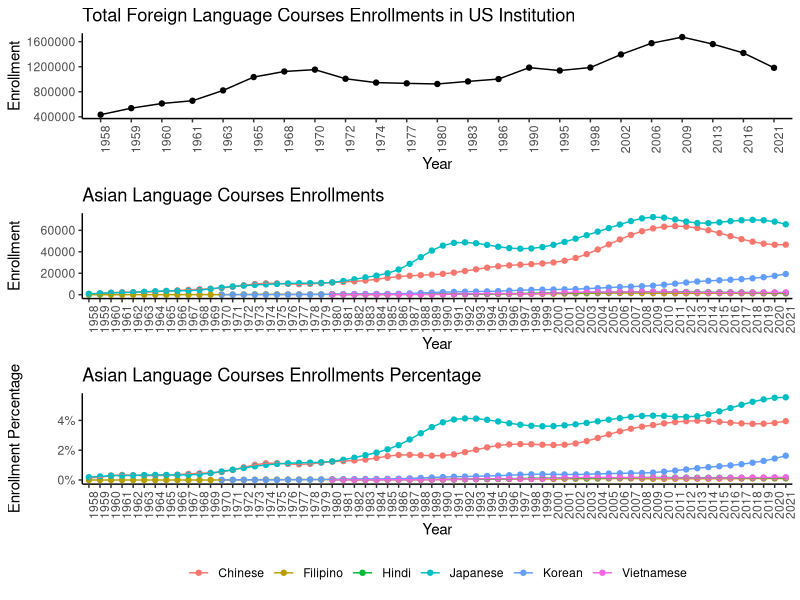
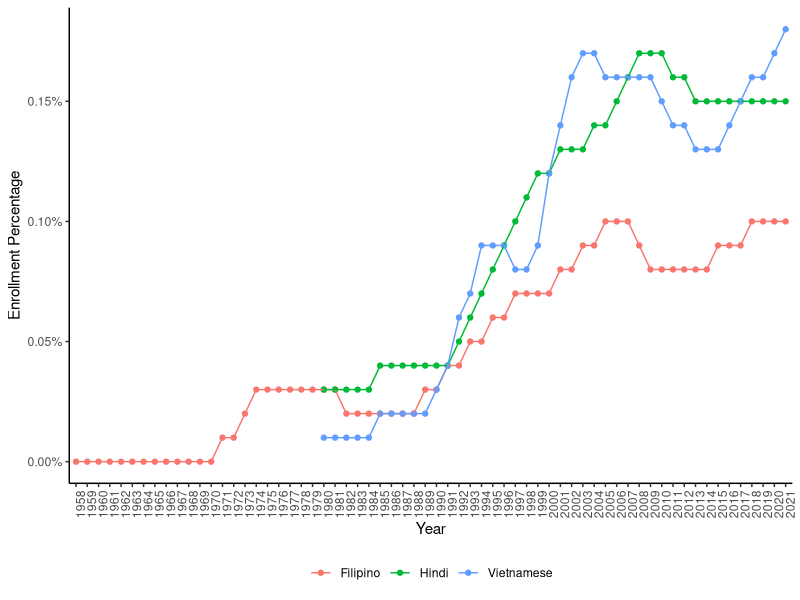
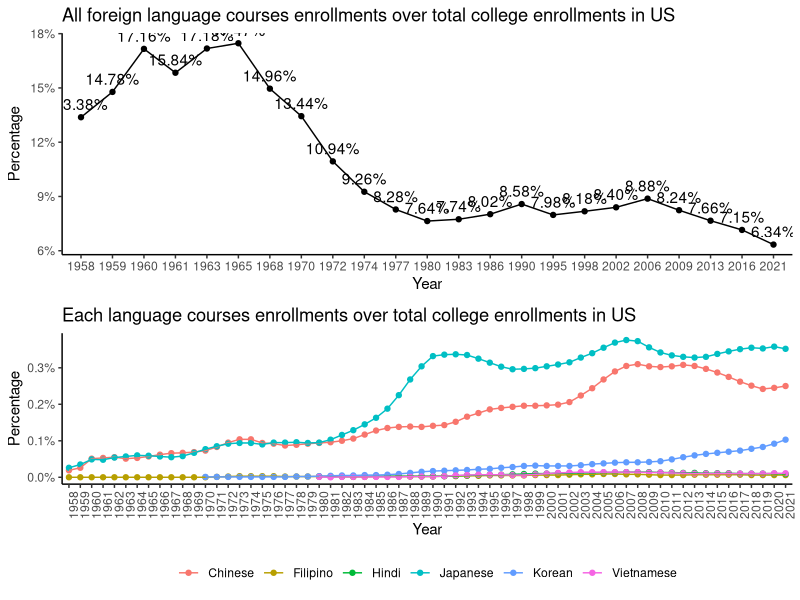
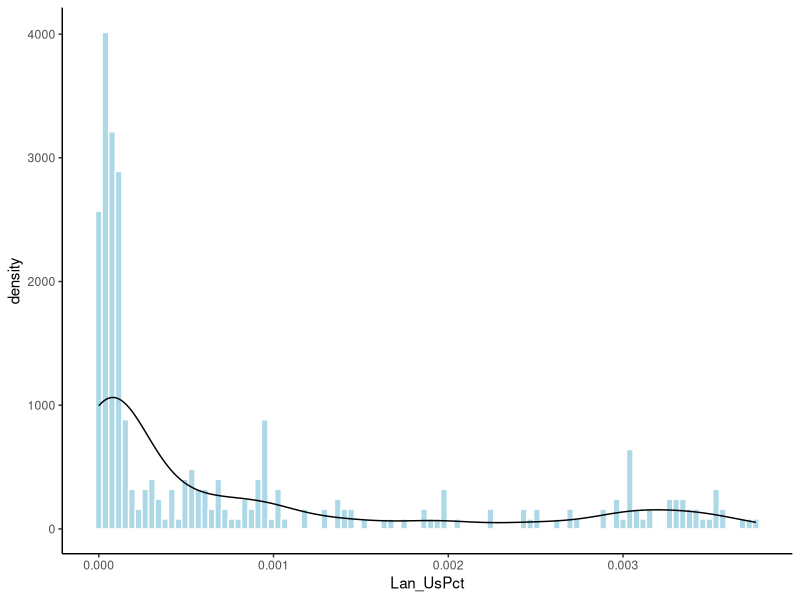
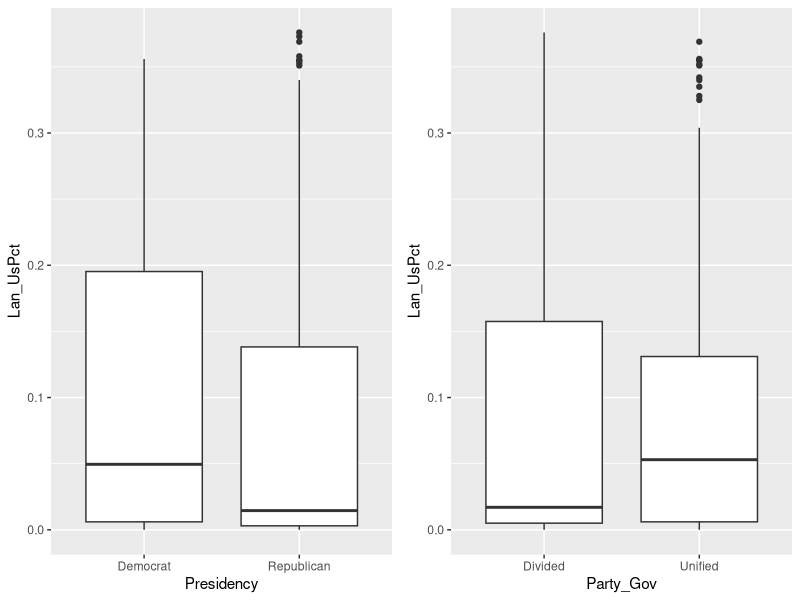
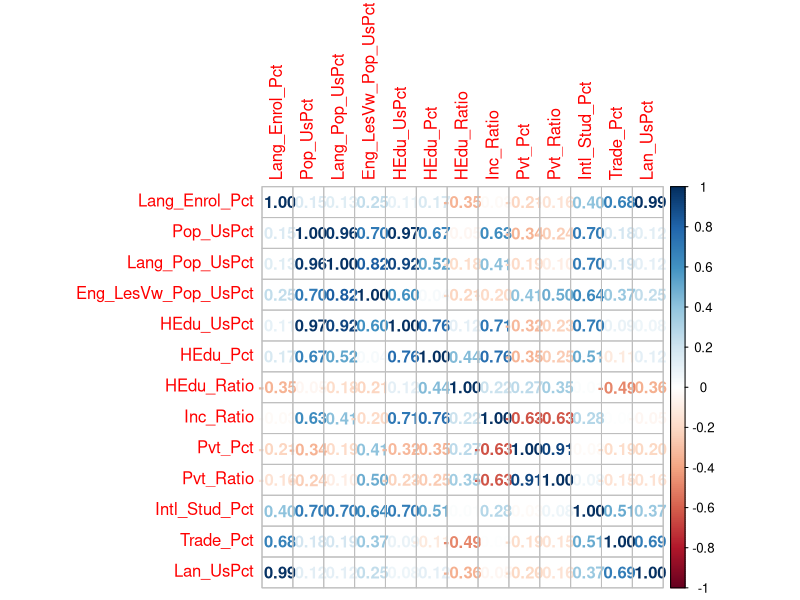
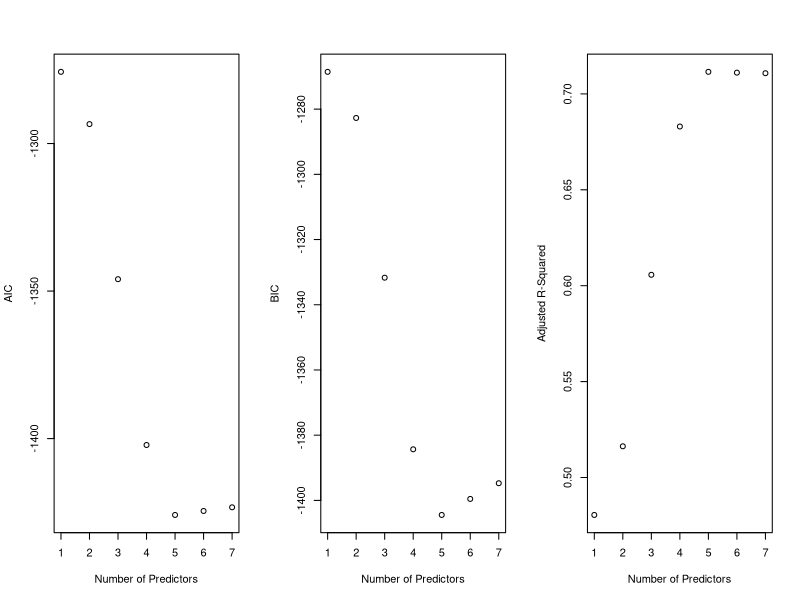
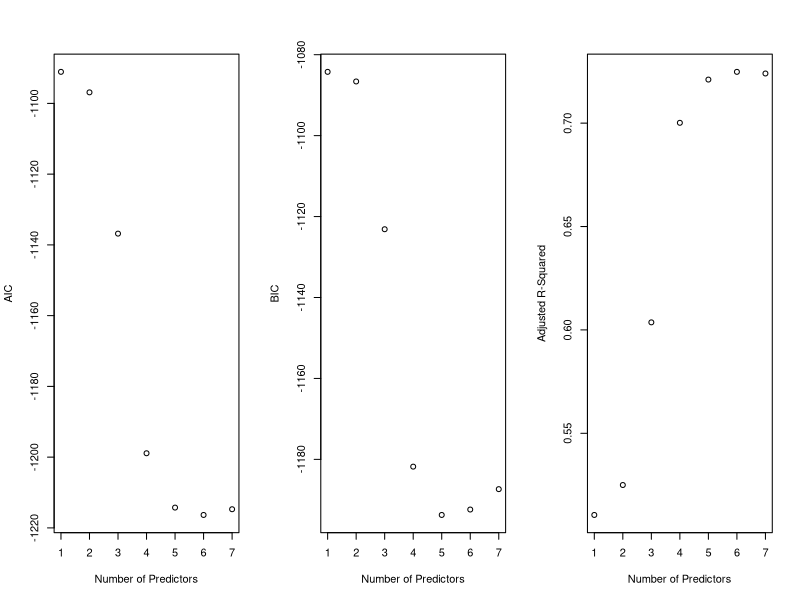

Write R code to recreate these figures, in order.
## ---- chunk 1
# Load packages
library(cowplot)
library(tidyverse)
library(corrplot)
library(leaps)
## ---- chunk 2
# Load the data
all_data <- read_csv("Data/all_data.csv")
totl_lan <- read_csv("Data/All_Lang_Enrol.csv")
college_enrl <- read_csv("Data/UsCollege_Enrol.csv")

summary(all_data)
## ---- chunk 3
# Check the trend of each language course enrollments 
LanEnr1 <- ggplot(data = totl_lan, aes(x = factor(Year), y = Totl_Lan, group = 1))+
                 geom_point()+
                 geom_line()+
                 theme_classic()+
                 theme(axis.text.x = element_text(angle = 90))+
                 labs(title = "Total Foreign Language Courses Enrollments in US Institution", x = "Year", y = "Enrollment")

LanEnr2 <- ggplot(data = all_data, aes(x = as.factor(Year), y = Lang_Enrol, group = Language, col = Language))+
                geom_point()+
                geom_line()+
                theme_classic()+
                theme(axis.text.x = element_text(angle = 90))+
                theme(legend.position = 'none')+
                labs(title = "Asian Language Courses Enrollments", x = "Year", y = "Enrollment")

LanEnr3 <- ggplot(data = all_data, aes(x = as.factor(Year), y = Lang_Enrol_Pct, group = Language, col = Language))+
                geom_point()+
                geom_line()+
                theme_classic()+
                theme(axis.text.x = element_text(angle = 90))+
                scale_y_continuous(labels = scales::percent)+
                theme(legend.position = "bottom")+
                theme(legend.title = element_blank())+
                guides(col = guide_legend(nrow = 1))+
                labs(title = "Asian Language Courses Enrollments Percentage", x = "Year", y = "Enrollment Percentage")

plot_grid(LanEnr1, LanEnr2, LanEnr3, align = "v", nrow = 3, rel_heights = c(0.3, 0.3, 0.4))
## ---- chunk 4
ggplot(data = all_data[all_data$Language %in% c("Vietnamese", "Filipino", "Hindi"), ], 
       aes(x = as.factor(Year), y = Lang_Enrol_Pct, group = Language, col = Language))+
        geom_point()+
        geom_line()+
        theme_classic()+
        theme(axis.text.x = element_text(angle = 90))+
        scale_y_continuous(labels = scales::percent)+
        theme(legend.position = "bottom")+
        theme(legend.title = element_blank())+
        guides(col = guide_legend(nrow = 1))+
        labs(x = "Year", y = "Enrollment Percentage")
## ---- chunk 5
totl_lan <- left_join(totl_lan, college_enrl, by = "Year")
totl_lan <- totl_lan %>% 
         mutate(ToLan_UsPct = round(Totl_Lan/Total_Stud, 4))

## ---- chunk 6
lanPct1 <- ggplot(data = totl_lan, aes(x = factor(Year), y = ToLan_UsPct, group = 1, label = scales::percent(ToLan_UsPct)))+
                geom_point()+
                geom_line()+
                scale_y_continuous(labels = scales::percent)+
                theme_classic()+
                geom_text(vjust = -0.6)+
                labs(title = "All foreign language courses enrollments over total college enrollments in US",
                     x = "Year", y = "Percentage")
                
lanPct2 <- ggplot(data = all_data, aes(x = factor(Year), y = Lan_UsPct, group = Language, col = Language))+
                geom_point()+
                geom_line()+
                scale_y_continuous(labels = scales::percent)+
                theme_classic()+
                theme(axis.text.x = element_text(angle = 90))+
                theme(legend.position = "bottom", legend.title = element_blank())+
                guides(col = guide_legend(nrow = 1))+
                labs(title = "Each language courses enrollments over total college enrollments in US",
                     x = "Year", y = "Percentage")

plot_grid(lanPct1, lanPct2, align = "v", nrow = 2)

## ---- chunk 7
# Check the distribution of "Lan_UsPct" 
ggplot(data = all_data, aes(x = Lan_UsPct))+
        geom_histogram(aes(y = after_stat(density)), bins = 100, col = "white", fill = "lightblue")+
        geom_density()+
        theme_classic()

## ---- chunk 8
# Subset potential features for model building
all_ratios <- all_data[, c(1, 2, 24, 25, grep("Pct|Ratio", colnames(all_data)))]

# Multiply all percentage data with 100
for (i in grep("Pct", colnames(all_ratios))){
        all_ratios[, i] = all_ratios[, i] * 100
}

# All ratio data subtract with 1
for (i in grep("Ratio", colnames(all_ratios))){
        all_ratios[, i] = all_ratios[, i] - 1
}
## ---- chunk 9
# Randomly extract 80% of the data for further data exploration and feature selection.
set.seed(123)
exploring <- all_ratios[sample(floor(nrow(all_ratios)*0.8)), ]
## ---- chunk 10
chisq.test(exploring$Presidency, exploring$Party_Gov)
## ---- chunk 11
g1 <- ggplot(data = exploring, aes(x = Presidency, y = Lan_UsPct))+
                geom_boxplot()

g2 <- ggplot(data = exploring, aes(x = Party_Gov, y = Lan_UsPct))+
                geom_boxplot()


plot_grid(g1, g2, nrow = 1)
## ---- chunk 12
anova(aov(Lan_UsPct ~ Presidency, data = exploring))
anova(aov(Lan_UsPct ~ Party_Gov, data = exploring))
## ---- chunk 13
corrplot(cor(exploring[, grep("Pct|Ratio", colnames(exploring))], use = "pairwise.complete.obs"), method = "number")

## ---- chunk 14
rs58 <- summary(regsubsets(Lan_UsPct ~ Pop_UsPct + HEdu_Pct + Inc_Ratio + Pvt_Pct
                           + Pvt_Ratio + Intl_Stud_Pct + Trade_Pct, data = exploring))

AIC58 = 2 * (2:8) + nrow(exploring) * log(rs58$rss/nrow(exploring))
BIC58 = log(nrow(exploring)) * (2:8) + nrow(exploring) * log(rs58$rss/nrow(exploring))

par(mfrow = c(1, 3))
plot(AIC58 ~ I(1:7), xlab = "Number of Predictors", ylab = "AIC")
plot(BIC58 ~ I(1:7), xlab = "Number of Predictors", ylab = "BIC")
plot(1:7, rs58$adjr2, xlab = "Number of Predictors", ylab = "Adjusted R-Squared")
## ---- chunk 15
rs58$which
rs58$adjr2
## ---- chunk 16
summary(lm(Lan_UsPct ~ HEdu_Pct + Inc_Ratio + Pvt_Ratio + Intl_Stud_Pct + Trade_Pct, data = exploring))
## ---- chunk 17
rs70 <- summary(regsubsets(Lan_UsPct ~ Lang_Pop_UsPct  + HEdu_Pct + Inc_Ratio + Pvt_Pct
                           + Pvt_Ratio + Intl_Stud_Pct + Trade_Pct, data = exploring[exploring$Year >= 1970, ]))

n <- nrow(exploring[exploring$Year >= 1970, ])
AIC70 = 2 * (2:8) + n * log(rs70$rss / n)
BIC70 = log(n) * (2:8) + n * log(rs70$rss / n)

par(mfrow = c(1, 3))
plot(AIC70 ~ I(1:7), xlab = "Number of Predictors", ylab = "AIC")
plot(BIC70 ~ I(1:7), xlab = "Number of Predictors", ylab = "BIC")
plot(1:7, rs70$adjr2, xlab = "Number of Predictors", ylab = "Adjusted R-Squared")
## ---- chunk 18
rs70$which
## ---- chunk 19
summary(lm(Lan_UsPct ~ Lang_Pop_UsPct  + HEdu_Pct + Inc_Ratio 
                           + Pvt_Ratio + Intl_Stud_Pct + Trade_Pct, data = all_ratios[all_ratios$Year >= 1970, ]))
## ---- chunk 20
rs80 <- summary(regsubsets(Lan_UsPct ~ Eng_LesVw_Pop_UsPct + HEdu_Pct + Inc_Ratio + Pvt_Pct
                           + Pvt_Ratio + Intl_Stud_Pct + Trade_Pct, data = exploring[exploring$Year >= 1980, ]))

n <- nrow(exploring[exploring$Year >= 1980, ])
AIC80 <- 2 * (2:8) + n * log(rs80$rss / n)
BIC80 <- log(n) * (2:8) + n  * log(rs80$rss / n)


par(mfrow = c(1, 3))
plot(AIC80 ~ I(1:7), xlab = "Number of Predictors", ylab = "AIC")
plot(BIC80 ~ I(1:7), xlab = "Number of Predictors", ylab = "BIC")
plot(1:7, rs80$adjr2, xlab = "Number of Predictors", ylab = "Adjusted R-Squared")

## ---- chunk 21
rs80$which
## ---- chunk 22
summary(lm(Lan_UsPct ~ Eng_LesVw_Pop_UsPct + HEdu_Pct + Inc_Ratio
                           + Pvt_Ratio + Intl_Stud_Pct + Trade_Pct, data = exploring[exploring$Year >= 1980, ]))

## ---- chunk 23
# Extract required features 
all_features <- all_ratios %>% 
        select(Year, Language, Lan_UsPct, Lang_Enrol_Pct, Eng_LesVw_Pop_UsPct, HEdu_Pct, 
               Inc_Ratio, Pvt_Ratio, Intl_Stud_Pct, Trade_Pct)

## ---- chunk 24
# Add features of rolling average of 3-5 years into the data frame
col_list <- list() 
l = 1        
for (i in c(3:10)){
     feature_list = list()  
     k = 1
     for (lan in unique(all_features$Language)){
          LanGr <- all_features[all_features$Language == lan, ]
          
          for (j in c(3:5)){
               LanGr[seq(j+1, nrow(LanGr), by = 1), ncol(LanGr)+1] = sapply(1:(nrow(LanGr)-j),
                                                                     function(x){round(mean(LanGr[[i]][x:(x+j-1)]),3)})
               colnames(LanGr)[ncol(LanGr)] = paste0(colnames(LanGr[i]), "_avg", j)
          }
          
          feature_list[[k]] = LanGr
          k = k+1 
     }
     col_list[[l]] = dplyr::bind_rows(feature_list)
     l = l+1
}
## ---- chunk 25
all_features <- col_list[[1]][, c(1:3, 11:13)]
for (i in c(2:length(col_list))){
        all_features <- dplyr::left_join(all_features, col_list[[i]][, -c(3:10)], by = c("Year", "Language"))
}
## ---- chunk 26
# Save the dataset
write_csv(all_features, "Data/all_features.csv")
